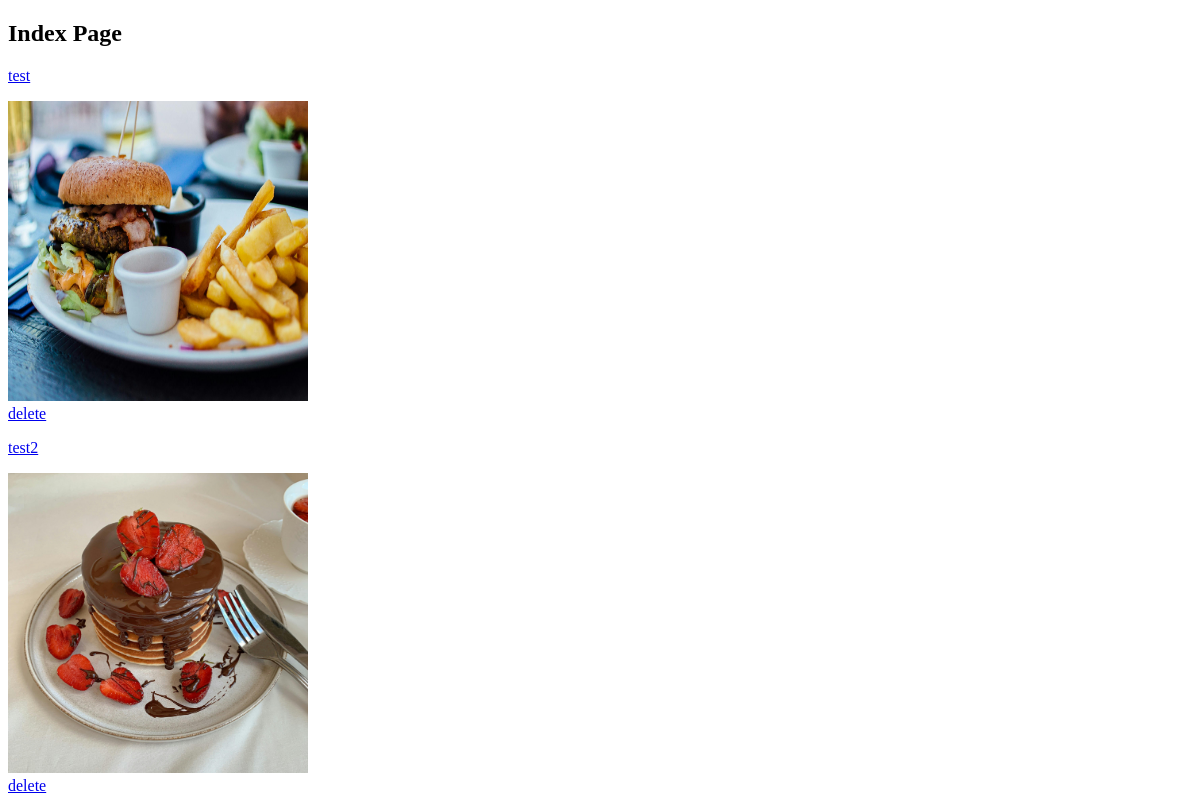
/, run on an earlier commit of the app's database.
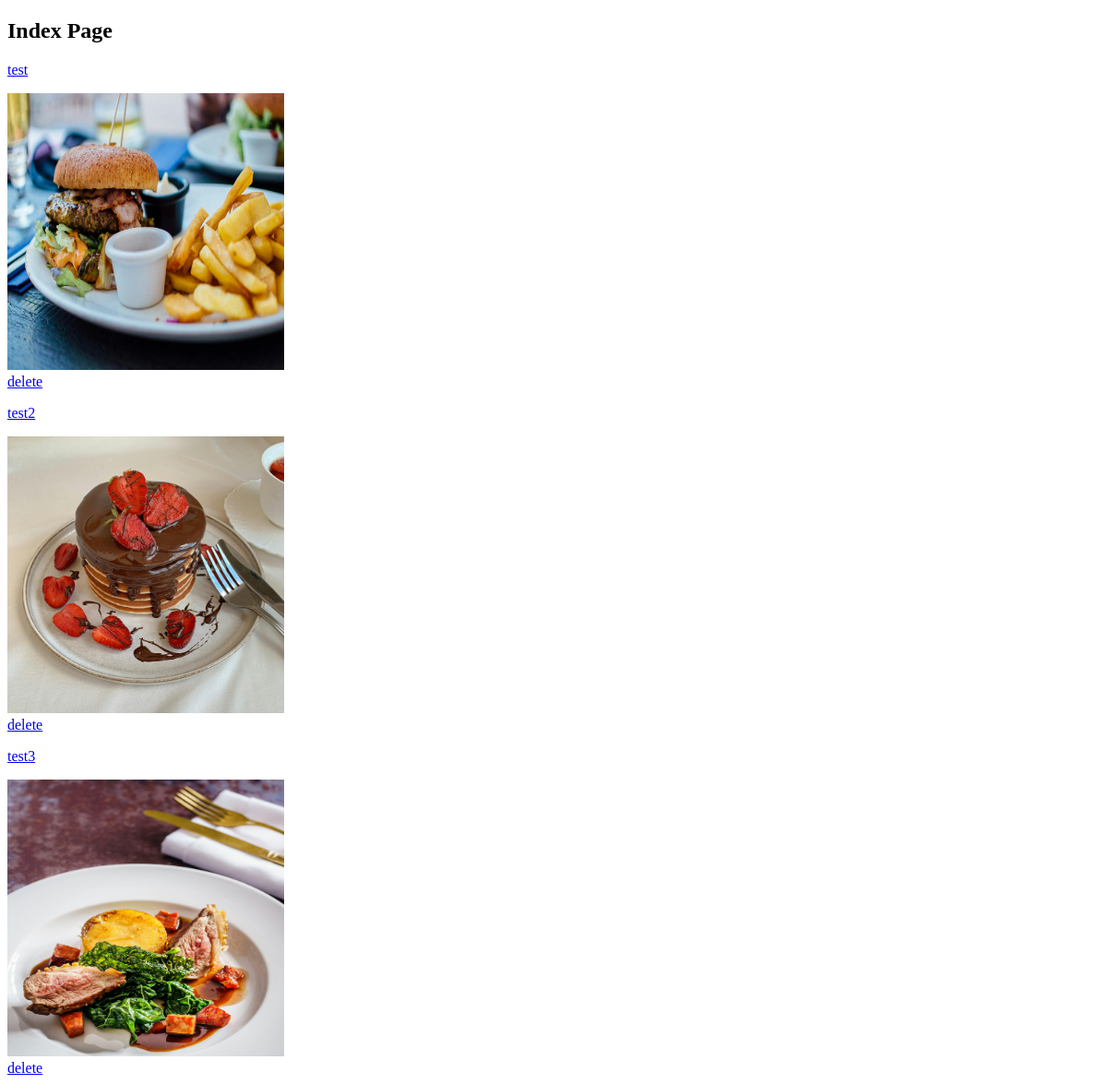
And on a later commit of the database.
### core/models.py (models this page shows, shortened)
class Post(models.Model):
    title=models.CharField(max_length=500,null=True,blank=True)
    images=models.ImageField(upload_to='images',null=True,blank=True)
    visibility=models.CharField(max_length=20,choices=VISIBILITY,default='Everyone')

### core/views.py (the view)
# urls.py: path('',views.index, name='index'),
def index(request):
    posts = Post.objects.filter(visibility='Everyone')
    context = {
        'posts': posts,
    }
    return render(request,'index.html',context)

### templates/index.html (shortened to what this page needs)
{% load static %}
<!DOCTYPE html>
<html lang="en">
<head>
</head>
<body>
    <h2>Index Page</h2>
    <div>
        {% for p in posts %}
        <div>
            <div>
                <a href="{% url 'detail' p.id %}">
                    <p>{{p.title}}</p>
                </a>
            </div>
            <div>
                {% if p.images %}
                <img height="300px" width="300px" src="{{p.images.url}}" alt="">
                {% endif %}
            </div>
            <a href="{% url 'delete-post' p.id %}">delete</a>
        </div>
        {% endfor %}
    </div>
</body>
</html>

What changed in the data, as far as the page shows it:
added Post: title "test3", images (picture)
